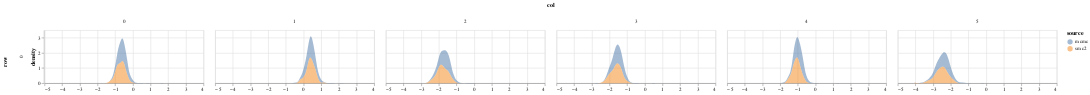

The notebook cell saved with this chart:
### Code cell
param = 'alpha'
df = get_post_df(ps_mcmc[param]) 
df['source'] = 'mcmc'


df3 = get_post_df(ps_smc2[param]) 
df3['source'] = 'smc2'

plot_density(pd.concat([df, df3]), height=100)

### Figure 1 — Vega-Lite specification as saved in the notebook (floating-point values rounded to 4 significant figures; data arrays with more than 128 entries replaced by an {"elided": "..."} marker saying what was removed)
{"config": {"view": {"continuousWidth": 400, "continuousHeight": 300}}, "data": {"name": "data-ca67c5eb820d8c8695ccb7beea24645d"}, "mark": {"type": "area", "opacity": 0.5}, "encoding": {"color": {"type": "nominal", "field": "source"}, "column": {"type": "quantitative", "field": "col"}, "row": {"type": "quantitative", "field": "row"}, "x": {"type": "quantitative", "field": "value", "title": null}, "y": {"type": "quantitative", "field": "density"}}, "height": 100, "resolve": {"scale": {"x": "independent"}}, "transform": [{"fold": ["value"]}, {"density": "value", "groupby": ["cn", "row", "col", "source"]}], "width": 300, "$schema": "https://vega.github.io/schema/vega-lite/v4.8.1.json", "datasets": {"data-ca67c5eb820d8c8695ccb7beea24645d": {"elided": "3600 records"}}}
